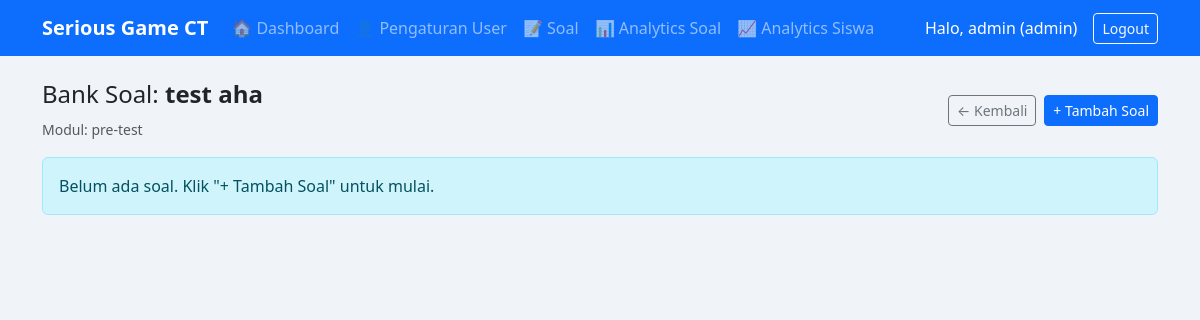
The app's page /guru/stage/1/questions (signed in), older data.
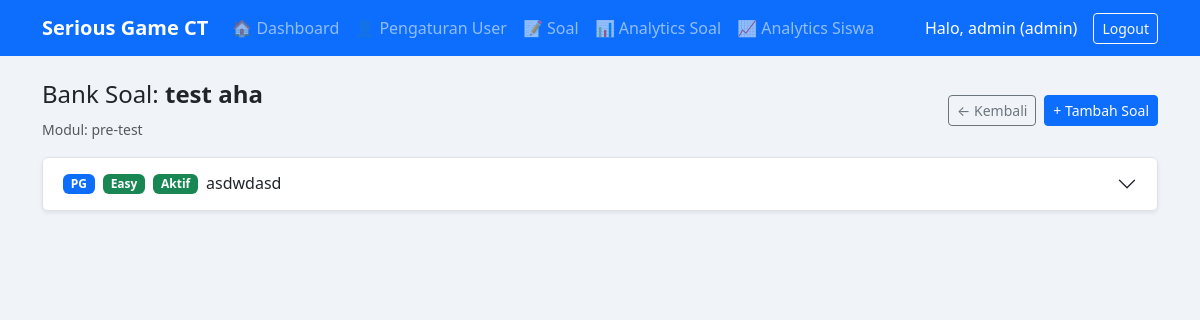
The same page, newer data.
### app/models.py (models this page shows)
class Question(db.Model):
    __tablename__ = 'questions'
    id              = db.Column(db.Integer, primary_key=True)
    stage_id        = db.Column(db.Integer, db.ForeignKey('stages.id'), nullable=False)
    difficulty_tier = db.Column(db.String(10), nullable=False, default='Easy')
    type            = db.Column(db.String(10), nullable=False)  # 'PG' | 'Isian'
    content_text    = db.Column(db.Text, nullable=False)
    media_url       = db.Column(db.String(255), nullable=True)
    explanation     = db.Column(db.Text, nullable=True)
    is_active       = db.Column(db.Boolean, default=True)
    answers = db.relationship('Answer', backref='question', lazy=True,
                              cascade='all, delete-orphan')

### app/routes/guru.py (the view)
@guru_bp.route('/stage/<int:stage_id>/questions')
@login_required
@role_required('guru', 'admin')
def question_list(stage_id):
    stage = Stage.query.get_or_404(stage_id)
    return render_template('guru/question_list.html', stage=stage)

### app/models.py (called while the page is built)
@login_manager.user_loader
def load_user(user_id):
    return User.query.get(int(user_id))

### app/utils.py (called while the page is built)
def role_required(*roles):
    def decorator(f):
        @wraps(f)
        def decorated_function(*args, **kwargs):
            if not current_user.is_authenticated:
                if request.is_json:
                    return jsonify({'error': 'Unauthorized'}), 401
                abort(401)
            if current_user.role.value not in roles:
                if request.is_json:
                    return jsonify({'error': 'Forbidden'}), 403
                abort(403)
            return f(*args, **kwargs)
        return decorated_function
    return decorator

### templates/guru/question_list.html (shortened to what this page needs)
{% extends 'base.html' %}
{% block content %}
<div class="d-flex justify-content-between align-items-center mb-3">
    <div>
        <h4>Bank Soal: <strong>{{ stage.title }}</strong></h4>
        <small class="text-muted">Modul: {{ stage.modul.title }}</small>
    </div>
    <div class="d-flex gap-2">
        <a href="{{ url_for('guru.dashboard') }}" class="btn btn-outline-secondary btn-sm">← Kembali</a>
        <a href="{{ url_for('guru.question_create', stage_id=stage.id) }}" class="btn btn-primary btn-sm">+ Tambah Soal</a>
    </div>
</div>
{% if stage.questions %}
<div class="accordion" id="accordionSoal">
{% for q in stage.questions %}
<div class="accordion-item mb-2 border rounded shadow-sm">
    <h2 class="accordion-header">
        <button class="accordion-button collapsed" type="button"
                data-bs-toggle="collapse" data-bs-target="#q{{ q.id }}">
            <span class="badge bg-{{ 'primary' if q.type == 'PG' else 'warning text-dark' }} me-2">{{ q.type }}</span>
            <span class="badge bg-{{ 'success' if q.difficulty_tier == 'Easy' else ('warning text-dark' if q.difficulty_tier == 'Medium' else 'danger') }} me-2">{{ q.difficulty_tier }}</span>
            <span class="badge {{ 'bg-success' if q.is_active else 'bg-danger' }} me-2">{{ 'Aktif' if q.is_active else 'Nonaktif' }}</span>
            {{ q.content_text[:80] }}{% if q.content_text|length > 80 %}…{% endif %}
        </button>
    </h2>
</div>
{% endfor %}
</div>
{% else %}
<div class="alert alert-info">Belum ada soal. Klik "+ Tambah Soal" untuk mulai.</div>
{% endif %}
{% endblock %}

Row changes from the older to the newer data that the page shows:
added Question: type "PG", difficulty_tier "Easy", is_active "Aktif", content_text "asdwdasd"
Text that changed along with them:
text no longer shown: "Belum ada soal. Klik \"+ Tambah Soal\" untuk mulai."
